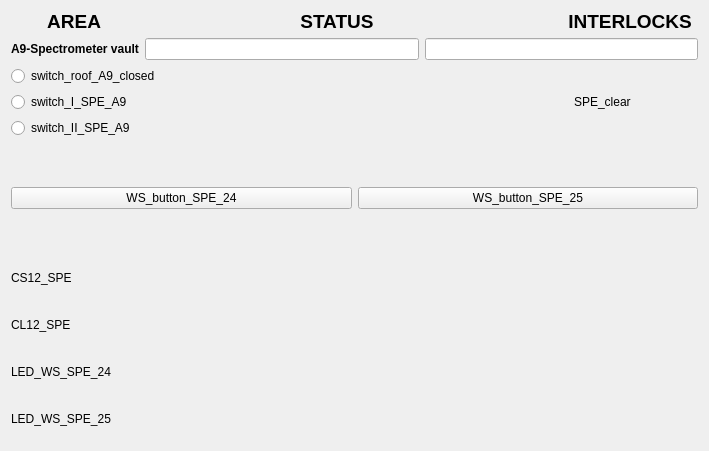
<?xml version="1.0" encoding="UTF-8"?>
<ui version="4.0">
 <class>Form</class>
 <widget class="QWidget" name="Form">
  <property name="geometry">
   <rect>
    <x>0</x>
    <y>0</y>
    <width>671</width>
    <height>451</height>
   </rect>
  </property>
  <property name="windowTitle">
   <string>Form</string>
  </property>
  <layout class="QVBoxLayout" name="verticalLayout_3">
   <item>
    <layout class="QVBoxLayout" name="verticalLayout">
     <item>
      <widget class="QLabel" name="label_4">
       <property name="maximumSize">
        <size>
         <width>16777215</width>
         <height>21</height>
        </size>
       </property>
       <property name="font">
        <font>
         <pointsize>14</pointsize>
         <weight>75</weight>
         <bold>true</bold>
        </font>
       </property>
       <property name="text">
        <string>       AREA                                      STATUS                                     INTERLOCKS </string>
       </property>
      </widget>
     </item>
     <item>
      <layout class="QFormLayout" name="formLayout_2">
       <property name="fieldGrowthPolicy">
        <enum>QFormLayout::AllNonFixedFieldsGrow</enum>
       </property>
       <item row="0" column="0">
        <widget class="QLabel" name="label">
         <property name="font">
          <font>
           <weight>75</weight>
           <bold>true</bold>
          </font>
         </property>
         <property name="text">
          <string>A9-Spectrometer vault</string>
         </property>
        </widget>
       </item>
       <item row="0" column="1">
        <layout class="QHBoxLayout" name="horizontalLayout_3">
         <item>
          <widget class="QELineEdit" name="qelineedit_6">
           <property name="alignment">
            <set>Qt::AlignCenter</set>
           </property>
           <property name="variable" stdset="0">
            <string>VCS:SPE-CLR-STATS</string>
           </property>
          </widget>
         </item>
         <item>
          <widget class="QELineEdit" name="qelineedit_7">
           <property name="alignment">
            <set>Qt::AlignCenter</set>
           </property>
           <property name="variable" stdset="0">
            <string>VCS:SPE-INTLCK-STATS</string>
           </property>
          </widget>
         </item>
        </layout>
       </item>
      </layout>
     </item>
    </layout>
   </item>
   <item>
    <layout class="QHBoxLayout" name="horizontalLayout_9">
     <item>
      <layout class="QVBoxLayout" name="verticalLayout_2">
       <item>
        <widget class="QERadioButton" name="qeradiobutton">
         <property name="text">
          <string>switch_roof_A9_closed</string>
         </property>
         <property name="autoExclusive">
          <bool>false</bool>
         </property>
         <property name="variable" stdset="0">
          <string>VCS:SW-RF-A9-CLSD</string>
         </property>
         <property name="format" stdset="0">
          <enum>QERadioButton::LocalEnumeration</enum>
         </property>
         <property name="pressText">
          <string>0</string>
         </property>
         <property name="releaseText">
          <string>1</string>
         </property>
        </widget>
       </item>
       <item>
        <widget class="QERadioButton" name="qeradiobutton_4">
         <property name="text">
          <string>switch_I_SPE_A9</string>
         </property>
         <property name="variable" stdset="0">
          <string>VCS:SW-I-SPE-A9</string>
         </property>
         <property name="format" stdset="0">
          <enum>QERadioButton::LocalEnumeration</enum>
         </property>
         <property name="pressText">
          <string>1</string>
         </property>
         <property name="releaseText">
          <string>0</string>
         </property>
        </widget>
       </item>
       <item>
        <widget class="QERadioButton" name="qeradiobutton_2">
         <property name="text">
          <string>switch_II_SPE_A9</string>
         </property>
         <property name="autoExclusive">
          <bool>false</bool>
         </property>
         <property name="variable" stdset="0">
          <string>VCS:SW-II-SPE-A9</string>
         </property>
         <property name="format" stdset="0">
          <enum>QERadioButton::Integer</enum>
         </property>
        </widget>
       </item>
      </layout>
     </item>
     <item>
      <spacer name="horizontalSpacer">
       <property name="orientation">
        <enum>Qt::Horizontal</enum>
       </property>
       <property name="sizeHint" stdset="0">
        <size>
         <width>40</width>
         <height>20</height>
        </size>
       </property>
      </spacer>
     </item>
     <item>
      <layout class="QHBoxLayout" name="horizontalLayout_8">
       <item>
        <widget class="QLabel" name="label_9">
         <property name="maximumSize">
          <size>
           <width>16777215</width>
           <height>20</height>
          </size>
         </property>
         <property name="text">
          <string>SPE_clear</string>
         </property>
        </widget>
       </item>
       <item>
        <widget class="QEBitStatus" name="qebitstatus_3">
         <property name="minimumSize">
          <size>
           <width>61</width>
           <height>41</height>
          </size>
         </property>
         <property name="maximumSize">
          <size>
           <width>61</width>
           <height>41</height>
          </size>
         </property>
         <property name="numberOfBits">
          <number>1</number>
         </property>
         <property name="shape">
          <enum>QBitStatus::Circle</enum>
         </property>
         <property name="offColour">
          <color>
           <red>0</red>
           <green>77</green>
           <blue>0</blue>
          </color>
         </property>
         <property name="variable" stdset="0">
          <string>VCS:SPE-SNC-CLR</string>
         </property>
        </widget>
       </item>
      </layout>
     </item>
    </layout>
   </item>
   <item>
    <spacer name="verticalSpacer_2">
     <property name="orientation">
      <enum>Qt::Vertical</enum>
     </property>
     <property name="sizeHint" stdset="0">
      <size>
       <width>20</width>
       <height>40</height>
      </size>
     </property>
    </spacer>
   </item>
   <item>
    <layout class="QHBoxLayout" name="horizontalLayout_10">
     <item>
      <widget class="QEPushButton" name="qepushbutton">
       <property name="text">
        <string>WS_button_SPE_24</string>
       </property>
       <property name="variable" stdset="0">
        <string>VCS:WS-BUT-SPE-24</string>
       </property>
       <property name="writeOnPress">
        <bool>true</bool>
       </property>
       <property name="writeOnRelease">
        <bool>true</bool>
       </property>
       <property name="writeOnClick">
        <bool>false</bool>
       </property>
       <property name="pressText">
        <string>0</string>
       </property>
       <property name="releaseText">
        <string>1</string>
       </property>
      </widget>
     </item>
     <item>
      <widget class="QEPushButton" name="qepushbutton_2">
       <property name="text">
        <string>WS_button_SPE_25</string>
       </property>
       <property name="variable" stdset="0">
        <string>VCS:WS-BUT-SPE-25</string>
       </property>
       <property name="writeOnPress">
        <bool>true</bool>
       </property>
       <property name="writeOnRelease">
        <bool>true</bool>
       </property>
       <property name="writeOnClick">
        <bool>false</bool>
       </property>
       <property name="pressText">
        <string>0</string>
       </property>
       <property name="releaseText">
        <string>1</string>
       </property>
      </widget>
     </item>
    </layout>
   </item>
   <item>
    <spacer name="verticalSpacer">
     <property name="orientation">
      <enum>Qt::Vertical</enum>
     </property>
     <property name="sizeHint" stdset="0">
      <size>
       <width>20</width>
       <height>40</height>
      </size>
     </property>
    </spacer>
   </item>
   <item>
    <layout class="QHBoxLayout" name="horizontalLayout_13">
     <item>
      <widget class="QLabel" name="label_12">
       <property name="maximumSize">
        <size>
         <width>16777215</width>
         <height>20</height>
        </size>
       </property>
       <property name="text">
        <string>CS12_SPE</string>
       </property>
      </widget>
     </item>
     <item>
      <widget class="QEBitStatus" name="qebitstatus_8">
       <property name="minimumSize">
        <size>
         <width>61</width>
         <height>41</height>
        </size>
       </property>
       <property name="maximumSize">
        <size>
         <width>61</width>
         <height>41</height>
        </size>
       </property>
       <property name="numberOfBits">
        <number>1</number>
       </property>
       <property name="shape">
        <enum>QBitStatus::Circle</enum>
       </property>
       <property name="offColour">
        <color>
         <red>0</red>
         <green>70</green>
         <blue>0</blue>
        </color>
       </property>
       <property name="variable" stdset="0">
        <string>VCS:CS12-SPE</string>
       </property>
       <property name="variableSubstitutions" stdset="0">
        <string/>
       </property>
      </widget>
     </item>
    </layout>
   </item>
   <item>
    <layout class="QHBoxLayout" name="horizontalLayout_12">
     <item>
      <widget class="QLabel" name="label_11">
       <property name="maximumSize">
        <size>
         <width>16777215</width>
         <height>20</height>
        </size>
       </property>
       <property name="text">
        <string>CL12_SPE</string>
       </property>
      </widget>
     </item>
     <item>
      <widget class="QEBitStatus" name="qebitstatus_7">
       <property name="minimumSize">
        <size>
         <width>61</width>
         <height>41</height>
        </size>
       </property>
       <property name="maximumSize">
        <size>
         <width>61</width>
         <height>41</height>
        </size>
       </property>
       <property name="numberOfBits">
        <number>1</number>
       </property>
       <property name="shape">
        <enum>QBitStatus::Circle</enum>
       </property>
       <property name="offColour">
        <color>
         <red>0</red>
         <green>70</green>
         <blue>0</blue>
        </color>
       </property>
       <property name="variable" stdset="0">
        <string>VCS:CL12-SPE</string>
       </property>
       <property name="variableSubstitutions" stdset="0">
        <string/>
       </property>
      </widget>
     </item>
    </layout>
   </item>
   <item>
    <layout class="QHBoxLayout" name="horizontalLayout_6">
     <item>
      <widget class="QLabel" name="label_7">
       <property name="maximumSize">
        <size>
         <width>16777215</width>
         <height>20</height>
        </size>
       </property>
       <property name="text">
        <string>LED_WS_SPE_24</string>
       </property>
      </widget>
     </item>
     <item>
      <widget class="QEBitStatus" name="qebitstatus_4">
       <property name="minimumSize">
        <size>
         <width>61</width>
         <height>41</height>
        </size>
       </property>
       <property name="maximumSize">
        <size>
         <width>61</width>
         <height>41</height>
        </size>
       </property>
       <property name="numberOfBits">
        <number>1</number>
       </property>
       <property name="shape">
        <enum>QBitStatus::Circle</enum>
       </property>
       <property name="offColour">
        <color>
         <red>0</red>
         <green>70</green>
         <blue>0</blue>
        </color>
       </property>
       <property name="variable" stdset="0">
        <string>VCS:LED-WS-SPE-24</string>
       </property>
       <property name="variableSubstitutions" stdset="0">
        <string/>
       </property>
      </widget>
     </item>
    </layout>
   </item>
   <item>
    <layout class="QHBoxLayout" name="horizontalLayout_7">
     <item>
      <widget class="QLabel" name="label_8">
       <property name="maximumSize">
        <size>
         <width>16777215</width>
         <height>20</height>
        </size>
       </property>
       <property name="text">
        <string>LED_WS_SPE_25</string>
       </property>
       <property name="textFormat">
        <enum>Qt::PlainText</enum>
       </property>
      </widget>
     </item>
     <item>
      <widget class="QEBitStatus" name="qebitstatus_5">
       <property name="minimumSize">
        <size>
         <width>61</width>
         <height>41</height>
        </size>
       </property>
       <property name="maximumSize">
        <size>
         <width>61</width>
         <height>41</height>
        </size>
       </property>
       <property name="numberOfBits">
        <number>1</number>
       </property>
       <property name="shape">
        <enum>QBitStatus::Circle</enum>
       </property>
       <property name="offColour">
        <color>
         <red>0</red>
         <green>76</green>
         <blue>0</blue>
        </color>
       </property>
       <property name="variable" stdset="0">
        <string>VCS:LED-WS-SPE-25</string>
       </property>
      </widget>
     </item>
    </layout>
   </item>
  </layout>
 </widget>
 <customwidgets>
  <customwidget>
   <class>QEBitStatus</class>
   <extends>QBitStatus</extends>
   <header>QEBitStatus.h</header>
  </customwidget>
  <customwidget>
   <class>QELineEdit</class>
   <extends>QLineEdit</extends>
   <header>QELineEdit.h</header>
  </customwidget>
  <customwidget>
   <class>QEPushButton</class>
   <extends>QPushButton</extends>
   <header>QEPushButton.h</header>
  </customwidget>
  <customwidget>
   <class>QERadioButton</class>
   <extends>QRadioButton</extends>
   <header>QERadioButton.h</header>
  </customwidget>
  <customwidget>
   <class>QBitStatus</class>
   <extends>QWidget</extends>
   <header>QBitStatus.h</header>
  </customwidget>
 </customwidgets>
 <resources/>
 <connections/>
</ui>
